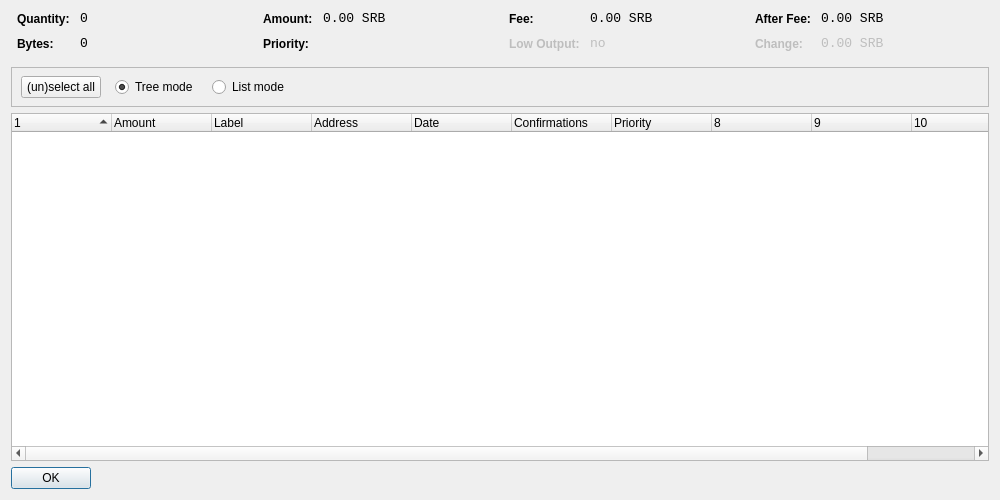
<?xml version="1.0" encoding="UTF-8"?>
<ui version="4.0">
 <class>CoinControlDialog</class>
 <widget class="QDialog" name="CoinControlDialog">
  <property name="geometry">
   <rect>
    <x>0</x>
    <y>0</y>
    <width>1000</width>
    <height>500</height>
   </rect>
  </property>
  <property name="windowTitle">
   <string>Coin Control</string>
  </property>
  <layout class="QVBoxLayout" name="verticalLayout">
   <item>
    <layout class="QHBoxLayout" name="horizontalLayoutTop" stretch="0,0,0,0">
     <property name="topMargin">
      <number>0</number>
     </property>
     <property name="bottomMargin">
      <number>10</number>
     </property>
     <item>
      <layout class="QFormLayout" name="formLayoutCoinControl1">
       <property name="horizontalSpacing">
        <number>10</number>
       </property>
       <property name="verticalSpacing">
        <number>10</number>
       </property>
       <property name="leftMargin">
        <number>6</number>
       </property>
       <property name="rightMargin">
        <number>6</number>
       </property>
       <item row="0" column="0">
        <widget class="QLabel" name="labelCoinControlQuantityText">
         <property name="styleSheet">
          <string notr="true">font-weight:bold;</string>
         </property>
         <property name="text">
          <string>Quantity:</string>
         </property>
        </widget>
       </item>
       <item row="0" column="1">
        <widget class="QLabel" name="labelCoinControlQuantity">
         <property name="font">
          <font>
           <family>Monospace</family>
           <pointsize>10</pointsize>
          </font>
         </property>
         <property name="cursor">
          <cursorShape>IBeamCursor</cursorShape>
         </property>
         <property name="contextMenuPolicy">
          <enum>Qt::ActionsContextMenu</enum>
         </property>
         <property name="text">
          <string notr="true">0</string>
         </property>
         <property name="textInteractionFlags">
          <set>Qt::LinksAccessibleByMouse|Qt::TextSelectableByKeyboard|Qt::TextSelectableByMouse</set>
         </property>
        </widget>
       </item>
       <item row="1" column="0">
        <widget class="QLabel" name="labelCoinControlBytesText">
         <property name="styleSheet">
          <string notr="true">font-weight:bold;</string>
         </property>
         <property name="text">
          <string>Bytes:</string>
         </property>
        </widget>
       </item>
       <item row="1" column="1">
        <widget class="QLabel" name="labelCoinControlBytes">
         <property name="font">
          <font>
           <family>Monospace</family>
           <pointsize>10</pointsize>
          </font>
         </property>
         <property name="cursor">
          <cursorShape>IBeamCursor</cursorShape>
         </property>
         <property name="contextMenuPolicy">
          <enum>Qt::ActionsContextMenu</enum>
         </property>
         <property name="text">
          <string notr="true">0</string>
         </property>
         <property name="textInteractionFlags">
          <set>Qt::LinksAccessibleByMouse|Qt::TextSelectableByKeyboard|Qt::TextSelectableByMouse</set>
         </property>
        </widget>
       </item>
      </layout>
     </item>
     <item>
      <layout class="QFormLayout" name="formLayoutCoinControl2">
       <property name="horizontalSpacing">
        <number>10</number>
       </property>
       <property name="verticalSpacing">
        <number>10</number>
       </property>
       <property name="leftMargin">
        <number>6</number>
       </property>
       <property name="rightMargin">
        <number>6</number>
       </property>
       <item row="0" column="0">
        <widget class="QLabel" name="labelCoinControlAmountText">
         <property name="styleSheet">
          <string notr="true">font-weight:bold;</string>
         </property>
         <property name="text">
          <string>Amount:</string>
         </property>
        </widget>
       </item>
       <item row="0" column="1">
        <widget class="QLabel" name="labelCoinControlAmount">
         <property name="font">
          <font>
           <family>Monospace</family>
           <pointsize>10</pointsize>
          </font>
         </property>
         <property name="cursor">
          <cursorShape>IBeamCursor</cursorShape>
         </property>
         <property name="contextMenuPolicy">
          <enum>Qt::ActionsContextMenu</enum>
         </property>
         <property name="text">
          <string notr="true">0.00 SRB</string>
         </property>
         <property name="textInteractionFlags">
          <set>Qt::LinksAccessibleByMouse|Qt::TextSelectableByKeyboard|Qt::TextSelectableByMouse</set>
         </property>
        </widget>
       </item>
       <item row="1" column="0">
        <widget class="QLabel" name="labelCoinControlPriorityText">
         <property name="styleSheet">
          <string notr="true">font-weight:bold;</string>
         </property>
         <property name="text">
          <string>Priority:</string>
         </property>
        </widget>
       </item>
       <item row="1" column="1">
        <widget class="QLabel" name="labelCoinControlPriority">
         <property name="font">
          <font>
           <family>Monospace</family>
           <pointsize>10</pointsize>
          </font>
         </property>
         <property name="cursor">
          <cursorShape>IBeamCursor</cursorShape>
         </property>
         <property name="contextMenuPolicy">
          <enum>Qt::ActionsContextMenu</enum>
         </property>
         <property name="text">
          <string/>
         </property>
         <property name="textInteractionFlags">
          <set>Qt::LinksAccessibleByMouse|Qt::TextSelectableByKeyboard|Qt::TextSelectableByMouse</set>
         </property>
        </widget>
       </item>
      </layout>
     </item>
     <item>
      <layout class="QFormLayout" name="formLayoutCoinControl3">
       <property name="horizontalSpacing">
        <number>10</number>
       </property>
       <property name="verticalSpacing">
        <number>10</number>
       </property>
       <property name="leftMargin">
        <number>6</number>
       </property>
       <property name="rightMargin">
        <number>6</number>
       </property>
       <item row="0" column="0">
        <widget class="QLabel" name="labelCoinControlFeeText">
         <property name="styleSheet">
          <string notr="true">font-weight:bold;</string>
         </property>
         <property name="text">
          <string>Fee:</string>
         </property>
        </widget>
       </item>
       <item row="0" column="1">
        <widget class="QLabel" name="labelCoinControlFee">
         <property name="font">
          <font>
           <family>Monospace</family>
           <pointsize>10</pointsize>
          </font>
         </property>
         <property name="cursor">
          <cursorShape>IBeamCursor</cursorShape>
         </property>
         <property name="contextMenuPolicy">
          <enum>Qt::ActionsContextMenu</enum>
         </property>
         <property name="text">
          <string notr="true">0.00 SRB</string>
         </property>
         <property name="textInteractionFlags">
          <set>Qt::LinksAccessibleByMouse|Qt::TextSelectableByKeyboard|Qt::TextSelectableByMouse</set>
         </property>
        </widget>
       </item>
       <item row="1" column="0">
        <widget class="QLabel" name="labelCoinControlLowOutputText">
         <property name="enabled">
          <bool>false</bool>
         </property>
         <property name="styleSheet">
          <string notr="true">font-weight:bold;</string>
         </property>
         <property name="text">
          <string>Low Output:</string>
         </property>
        </widget>
       </item>
       <item row="1" column="1">
        <widget class="QLabel" name="labelCoinControlLowOutput">
         <property name="enabled">
          <bool>false</bool>
         </property>
         <property name="font">
          <font>
           <family>Monospace</family>
           <pointsize>10</pointsize>
          </font>
         </property>
         <property name="cursor">
          <cursorShape>IBeamCursor</cursorShape>
         </property>
         <property name="contextMenuPolicy">
          <enum>Qt::ActionsContextMenu</enum>
         </property>
         <property name="text">
          <string notr="true">no</string>
         </property>
         <property name="textInteractionFlags">
          <set>Qt::LinksAccessibleByMouse|Qt::TextSelectableByKeyboard|Qt::TextSelectableByMouse</set>
         </property>
        </widget>
       </item>
      </layout>
     </item>
     <item>
      <layout class="QFormLayout" name="formLayoutCoinControl4">
       <property name="horizontalSpacing">
        <number>10</number>
       </property>
       <property name="verticalSpacing">
        <number>10</number>
       </property>
       <property name="leftMargin">
        <number>6</number>
       </property>
       <property name="rightMargin">
        <number>6</number>
       </property>
       <item row="0" column="0">
        <widget class="QLabel" name="labelCoinControlAfterFeeText">
         <property name="styleSheet">
          <string notr="true">font-weight:bold;</string>
         </property>
         <property name="text">
          <string>After Fee:</string>
         </property>
        </widget>
       </item>
       <item row="0" column="1">
        <widget class="QLabel" name="labelCoinControlAfterFee">
         <property name="font">
          <font>
           <family>Monospace</family>
           <pointsize>10</pointsize>
          </font>
         </property>
         <property name="cursor">
          <cursorShape>IBeamCursor</cursorShape>
         </property>
         <property name="contextMenuPolicy">
          <enum>Qt::ActionsContextMenu</enum>
         </property>
         <property name="text">
          <string notr="true">0.00 SRB</string>
         </property>
         <property name="textInteractionFlags">
          <set>Qt::LinksAccessibleByMouse|Qt::TextSelectableByKeyboard|Qt::TextSelectableByMouse</set>
         </property>
        </widget>
       </item>
       <item row="1" column="0">
        <widget class="QLabel" name="labelCoinControlChangeText">
         <property name="enabled">
          <bool>false</bool>
         </property>
         <property name="styleSheet">
          <string notr="true">font-weight:bold;</string>
         </property>
         <property name="text">
          <string>Change:</string>
         </property>
        </widget>
       </item>
       <item row="1" column="1">
        <widget class="QLabel" name="labelCoinControlChange">
         <property name="enabled">
          <bool>false</bool>
         </property>
         <property name="font">
          <font>
           <family>Monospace</family>
           <pointsize>10</pointsize>
          </font>
         </property>
         <property name="cursor">
          <cursorShape>IBeamCursor</cursorShape>
         </property>
         <property name="contextMenuPolicy">
          <enum>Qt::ActionsContextMenu</enum>
         </property>
         <property name="text">
          <string notr="true">0.00 SRB</string>
         </property>
         <property name="textInteractionFlags">
          <set>Qt::LinksAccessibleByMouse|Qt::TextSelectableByKeyboard|Qt::TextSelectableByMouse</set>
         </property>
        </widget>
       </item>
      </layout>
     </item>
    </layout>
   </item>
   <item>
    <widget class="QFrame" name="frame">
     <property name="minimumSize">
      <size>
       <width>0</width>
       <height>40</height>
      </size>
     </property>
     <property name="frameShape">
      <enum>QFrame::StyledPanel</enum>
     </property>
     <property name="frameShadow">
      <enum>QFrame::Sunken</enum>
     </property>
     <widget class="QWidget" name="horizontalLayoutWidget">
      <property name="geometry">
       <rect>
        <x>10</x>
        <y>0</y>
        <width>781</width>
        <height>41</height>
       </rect>
      </property>
      <layout class="QHBoxLayout" name="horizontalLayoutPanel" stretch="0,0,0,0">
       <property name="spacing">
        <number>14</number>
       </property>
       <item>
        <widget class="QPushButton" name="pushButtonSelectAll">
         <property name="sizePolicy">
          <sizepolicy hsizetype="Maximum" vsizetype="Fixed">
           <horstretch>0</horstretch>
           <verstretch>0</verstretch>
          </sizepolicy>
         </property>
         <property name="text">
          <string>(un)select all</string>
         </property>
        </widget>
       </item>
       <item>
        <widget class="QRadioButton" name="radioTreeMode">
         <property name="sizePolicy">
          <sizepolicy hsizetype="Maximum" vsizetype="Fixed">
           <horstretch>0</horstretch>
           <verstretch>0</verstretch>
          </sizepolicy>
         </property>
         <property name="text">
          <string>Tree mode</string>
         </property>
         <property name="checked">
          <bool>true</bool>
         </property>
        </widget>
       </item>
       <item>
        <widget class="QRadioButton" name="radioListMode">
         <property name="sizePolicy">
          <sizepolicy hsizetype="Maximum" vsizetype="Fixed">
           <horstretch>0</horstretch>
           <verstretch>0</verstretch>
          </sizepolicy>
         </property>
         <property name="text">
          <string>List mode</string>
         </property>
        </widget>
       </item>
       <item>
        <spacer name="horizontalSpacer">
         <property name="orientation">
          <enum>Qt::Horizontal</enum>
         </property>
         <property name="sizeHint" stdset="0">
          <size>
           <width>40</width>
           <height>20</height>
          </size>
         </property>
        </spacer>
       </item>
      </layout>
     </widget>
    </widget>
   </item>
   <item>
    <widget class="CoinControlTreeWidget" name="treeWidget">
     <property name="contextMenuPolicy">
      <enum>Qt::CustomContextMenu</enum>
     </property>
     <property name="sortingEnabled">
      <bool>false</bool>
     </property>
     <property name="columnCount">
      <number>11</number>
     </property>
     <attribute name="headerShowSortIndicator" stdset="0">
      <bool>true</bool>
     </attribute>
     <attribute name="headerStretchLastSection">
      <bool>false</bool>
     </attribute>
     <column>
      <property name="text">
       <string/>
      </property>
     </column>
     <column>
      <property name="text">
       <string>Amount</string>
      </property>
     </column>
     <column>
      <property name="text">
       <string>Label</string>
      </property>
     </column>
     <column>
      <property name="text">
       <string>Address</string>
      </property>
     </column>
     <column>
      <property name="text">
       <string>Date</string>
      </property>
     </column>
     <column>
      <property name="text">
       <string>Confirmations</string>
      </property>
      <property name="toolTip">
       <string>Confirmed</string>
      </property>
     </column>
     <column>
      <property name="text">
       <string>Priority</string>
      </property>
     </column>
     <column>
      <property name="text">
       <string/>
      </property>
     </column>
     <column>
      <property name="text">
       <string/>
      </property>
     </column>
     <column>
      <property name="text">
       <string/>
      </property>
     </column>
     <column>
      <property name="text">
       <string/>
      </property>
     </column>
    </widget>
   </item>
   <item>
    <widget class="QDialogButtonBox" name="buttonBox">
     <property name="sizePolicy">
      <sizepolicy hsizetype="Maximum" vsizetype="Fixed">
       <horstretch>0</horstretch>
       <verstretch>0</verstretch>
      </sizepolicy>
     </property>
     <property name="orientation">
      <enum>Qt::Horizontal</enum>
     </property>
     <property name="standardButtons">
      <set>QDialogButtonBox::Ok</set>
     </property>
    </widget>
   </item>
  </layout>
 </widget>
 <customwidgets>
  <customwidget>
   <class>CoinControlTreeWidget</class>
   <extends>QTreeWidget</extends>
   <header>coincontroltreewidget.h</header>
  </customwidget>
 </customwidgets>
 <resources/>
 <connections/>
</ui>
